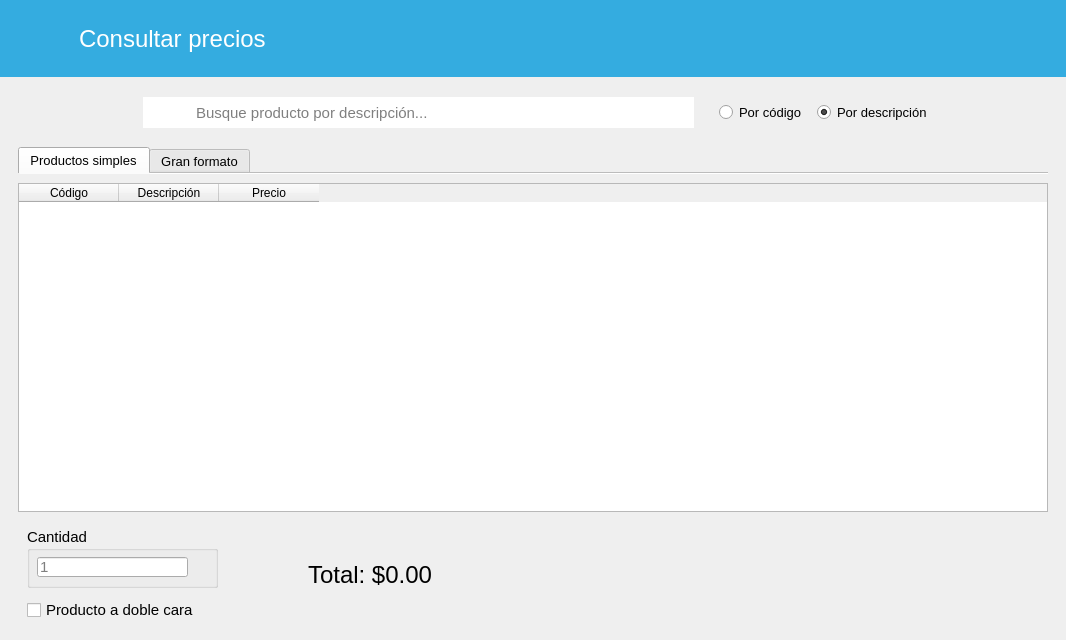
<?xml version="1.0" encoding="UTF-8"?>
<ui version="4.0">
 <class>ConsultarPrecios</class>
 <widget class="QMainWindow" name="ConsultarPrecios">
  <property name="geometry">
   <rect>
    <x>0</x>
    <y>0</y>
    <width>1066</width>
    <height>640</height>
   </rect>
  </property>
  <property name="windowTitle">
   <string>Consultar precios</string>
  </property>
  <property name="windowIcon">
   <iconset resource="../resources.qrc">
    <normaloff>:/img/icon.ico</normaloff>:/img/icon.ico</iconset>
  </property>
  <widget class="QWidget" name="centralwidget">
   <layout class="QVBoxLayout" name="verticalLayout_5">
    <property name="spacing">
     <number>0</number>
    </property>
    <property name="leftMargin">
     <number>0</number>
    </property>
    <property name="topMargin">
     <number>0</number>
    </property>
    <property name="rightMargin">
     <number>0</number>
    </property>
    <property name="bottomMargin">
     <number>0</number>
    </property>
    <item>
     <widget class="QFrame" name="frame">
      <property name="sizePolicy">
       <sizepolicy hsizetype="Expanding" vsizetype="Preferred">
        <horstretch>0</horstretch>
        <verstretch>0</verstretch>
       </sizepolicy>
      </property>
      <property name="styleSheet">
       <string notr="true">background-color: rgb(52, 172, 224);</string>
      </property>
      <property name="frameShadow">
       <enum>QFrame::Raised</enum>
      </property>
      <layout class="QVBoxLayout" name="verticalLayout_2">
       <property name="spacing">
        <number>0</number>
       </property>
       <property name="leftMargin">
        <number>0</number>
       </property>
       <property name="topMargin">
        <number>0</number>
       </property>
       <property name="rightMargin">
        <number>0</number>
       </property>
       <property name="bottomMargin">
        <number>0</number>
       </property>
       <item>
        <widget class="QFrame" name="frame_4">
         <property name="sizePolicy">
          <sizepolicy hsizetype="Maximum" vsizetype="Preferred">
           <horstretch>0</horstretch>
           <verstretch>0</verstretch>
          </sizepolicy>
         </property>
         <property name="styleSheet">
          <string notr="true">QFrame { border:none; }
background-color: rgb(52, 172, 224);</string>
         </property>
         <property name="frameShadow">
          <enum>QFrame::Raised</enum>
         </property>
         <layout class="QHBoxLayout" name="horizontalLayout">
          <property name="spacing">
           <number>20</number>
          </property>
          <property name="leftMargin">
           <number>18</number>
          </property>
          <property name="topMargin">
           <number>18</number>
          </property>
          <property name="rightMargin">
           <number>18</number>
          </property>
          <property name="bottomMargin">
           <number>18</number>
          </property>
          <item>
           <widget class="QLabel" name="label_5">
            <property name="minimumSize">
             <size>
              <width>41</width>
              <height>41</height>
             </size>
            </property>
            <property name="maximumSize">
             <size>
              <width>41</width>
              <height>41</height>
             </size>
            </property>
            <property name="cursor">
             <cursorShape>PointingHandCursor</cursorShape>
            </property>
            <property name="styleSheet">
             <string notr="true"/>
            </property>
            <property name="pixmap">
             <pixmap resource="../resources.qrc">:/img/resources/images/package.png</pixmap>
            </property>
            <property name="scaledContents">
             <bool>true</bool>
            </property>
           </widget>
          </item>
          <item>
           <widget class="QLabel" name="label">
            <property name="minimumSize">
             <size>
              <width>201</width>
              <height>41</height>
             </size>
            </property>
            <property name="font">
             <font>
              <pointsize>18</pointsize>
             </font>
            </property>
            <property name="styleSheet">
             <string notr="true">color: rgb(255, 255, 255);</string>
            </property>
            <property name="text">
             <string>Consultar precios</string>
            </property>
           </widget>
          </item>
         </layout>
        </widget>
       </item>
      </layout>
     </widget>
    </item>
    <item alignment="Qt::AlignHCenter">
     <widget class="QFrame" name="frame_5">
      <property name="frameShadow">
       <enum>QFrame::Raised</enum>
      </property>
      <layout class="QHBoxLayout" name="horizontalLayout_2">
       <property name="spacing">
        <number>0</number>
       </property>
       <property name="leftMargin">
        <number>18</number>
       </property>
       <property name="topMargin">
        <number>20</number>
       </property>
       <property name="bottomMargin">
        <number>10</number>
       </property>
       <item>
        <widget class="QLabel" name="label_2">
         <property name="minimumSize">
          <size>
           <width>51</width>
           <height>31</height>
          </size>
         </property>
         <property name="maximumSize">
          <size>
           <width>51</width>
           <height>31</height>
          </size>
         </property>
         <property name="styleSheet">
          <string notr="true">image: url(:/img/resources/images/magnifier.png);
background-color: rgb(255, 255, 255);</string>
         </property>
         <property name="text">
          <string/>
         </property>
        </widget>
       </item>
       <item>
        <widget class="QLineEdit" name="searchBar">
         <property name="minimumSize">
          <size>
           <width>500</width>
           <height>31</height>
          </size>
         </property>
         <property name="maximumSize">
          <size>
           <width>500</width>
           <height>31</height>
          </size>
         </property>
         <property name="font">
          <font>
           <pointsize>11</pointsize>
          </font>
         </property>
         <property name="frame">
          <bool>false</bool>
         </property>
         <property name="placeholderText">
          <string>Busque producto por descripción...</string>
         </property>
        </widget>
       </item>
       <item>
        <spacer name="horizontalSpacer">
         <property name="orientation">
          <enum>Qt::Horizontal</enum>
         </property>
         <property name="sizeHint" stdset="0">
          <size>
           <width>25</width>
           <height>20</height>
          </size>
         </property>
        </spacer>
       </item>
       <item>
        <widget class="QRadioButton" name="btCodigo">
         <property name="font">
          <font>
           <pointsize>10</pointsize>
          </font>
         </property>
         <property name="text">
          <string>Por código</string>
         </property>
         <property name="checked">
          <bool>false</bool>
         </property>
         <attribute name="buttonGroup">
          <string notr="true">groupButtonFiltro</string>
         </attribute>
        </widget>
       </item>
       <item>
        <spacer name="horizontalSpacer_2">
         <property name="orientation">
          <enum>Qt::Horizontal</enum>
         </property>
         <property name="sizeHint" stdset="0">
          <size>
           <width>10</width>
           <height>20</height>
          </size>
         </property>
        </spacer>
       </item>
       <item>
        <widget class="QRadioButton" name="btDescripcion">
         <property name="font">
          <font>
           <pointsize>10</pointsize>
          </font>
         </property>
         <property name="text">
          <string>Por descripción</string>
         </property>
         <property name="checked">
          <bool>true</bool>
         </property>
         <attribute name="buttonGroup">
          <string notr="true">groupButtonFiltro</string>
         </attribute>
        </widget>
       </item>
      </layout>
     </widget>
    </item>
    <item>
     <widget class="QFrame" name="frame_2">
      <property name="sizePolicy">
       <sizepolicy hsizetype="Expanding" vsizetype="Expanding">
        <horstretch>0</horstretch>
        <verstretch>0</verstretch>
       </sizepolicy>
      </property>
      <property name="frameShadow">
       <enum>QFrame::Raised</enum>
      </property>
      <layout class="QVBoxLayout" name="verticalLayout_3">
       <property name="spacing">
        <number>0</number>
       </property>
       <property name="leftMargin">
        <number>18</number>
       </property>
       <property name="rightMargin">
        <number>18</number>
       </property>
       <property name="bottomMargin">
        <number>0</number>
       </property>
       <item>
        <widget class="QTabWidget" name="tabWidget">
         <property name="font">
          <font>
           <pointsize>10</pointsize>
          </font>
         </property>
         <property name="currentIndex">
          <number>0</number>
         </property>
         <property name="documentMode">
          <bool>true</bool>
         </property>
         <widget class="QWidget" name="tab_productos">
          <attribute name="title">
           <string>Productos simples</string>
          </attribute>
          <layout class="QVBoxLayout" name="verticalLayout">
           <property name="leftMargin">
            <number>0</number>
           </property>
           <property name="rightMargin">
            <number>0</number>
           </property>
           <item>
            <widget class="TablaDatos" name="tabla_seleccionar">
             <property name="minimumSize">
              <size>
               <width>0</width>
               <height>301</height>
              </size>
             </property>
             <column>
              <property name="text">
               <string>Código</string>
              </property>
             </column>
             <column>
              <property name="text">
               <string>Descripción</string>
              </property>
             </column>
             <column>
              <property name="text">
               <string>Precio</string>
              </property>
             </column>
            </widget>
           </item>
           <item alignment="Qt::AlignLeft|Qt::AlignBottom">
            <widget class="QFrame" name="frame_3">
             <property name="sizePolicy">
              <sizepolicy hsizetype="Expanding" vsizetype="Expanding">
               <horstretch>0</horstretch>
               <verstretch>0</verstretch>
              </sizepolicy>
             </property>
             <property name="font">
              <font>
               <pointsize>10</pointsize>
              </font>
             </property>
             <property name="frameShadow">
              <enum>QFrame::Raised</enum>
             </property>
             <layout class="QGridLayout" name="gridLayout">
              <property name="horizontalSpacing">
               <number>90</number>
              </property>
              <property name="verticalSpacing">
               <number>10</number>
              </property>
              <item row="0" column="0">
               <widget class="QGroupBox" name="groupBox">
                <property name="sizePolicy">
                 <sizepolicy hsizetype="Fixed" vsizetype="Fixed">
                  <horstretch>0</horstretch>
                  <verstretch>0</verstretch>
                 </sizepolicy>
                </property>
                <property name="minimumSize">
                 <size>
                  <width>191</width>
                  <height>61</height>
                 </size>
                </property>
                <property name="font">
                 <font>
                  <pointsize>11</pointsize>
                 </font>
                </property>
                <property name="title">
                 <string>Cantidad</string>
                </property>
                <widget class="QLineEdit" name="txtCantidad">
                 <property name="geometry">
                  <rect>
                   <x>10</x>
                   <y>30</y>
                   <width>151</width>
                   <height>20</height>
                  </rect>
                 </property>
                 <property name="font">
                  <font>
                   <pointsize>11</pointsize>
                  </font>
                 </property>
                 <property name="readOnly">
                  <bool>false</bool>
                 </property>
                 <property name="placeholderText">
                  <string>1</string>
                 </property>
                </widget>
               </widget>
              </item>
              <item row="1" column="0">
               <widget class="QCheckBox" name="checkDuplex">
                <property name="font">
                 <font>
                  <pointsize>11</pointsize>
                 </font>
                </property>
                <property name="text">
                 <string>Producto a doble cara</string>
                </property>
               </widget>
              </item>
              <item row="0" column="1" rowspan="2">
               <widget class="QLabel" name="lbTotalSimple">
                <property name="minimumSize">
                 <size>
                  <width>0</width>
                  <height>40</height>
                 </size>
                </property>
                <property name="font">
                 <font>
                  <pointsize>18</pointsize>
                 </font>
                </property>
                <property name="text">
                 <string>Total: $0.00</string>
                </property>
               </widget>
              </item>
             </layout>
            </widget>
           </item>
          </layout>
         </widget>
         <widget class="QWidget" name="tab_granformato">
          <attribute name="title">
           <string>Gran formato</string>
          </attribute>
          <layout class="QVBoxLayout" name="verticalLayout_4">
           <property name="leftMargin">
            <number>0</number>
           </property>
           <property name="rightMargin">
            <number>0</number>
           </property>
           <item>
            <widget class="TablaDatos" name="tabla_granformato">
             <property name="minimumSize">
              <size>
               <width>0</width>
               <height>301</height>
              </size>
             </property>
             <column>
              <property name="text">
               <string>Código</string>
              </property>
             </column>
             <column>
              <property name="text">
               <string>Descripción</string>
              </property>
             </column>
             <column>
              <property name="text">
               <string>Mínimo m²</string>
              </property>
             </column>
             <column>
              <property name="text">
               <string>Precio (m²)</string>
              </property>
             </column>
            </widget>
           </item>
           <item alignment="Qt::AlignLeft|Qt::AlignBottom">
            <widget class="QFrame" name="frame_6">
             <property name="sizePolicy">
              <sizepolicy hsizetype="Expanding" vsizetype="Expanding">
               <horstretch>0</horstretch>
               <verstretch>0</verstretch>
              </sizepolicy>
             </property>
             <property name="font">
              <font>
               <pointsize>10</pointsize>
              </font>
             </property>
             <property name="frameShadow">
              <enum>QFrame::Raised</enum>
             </property>
             <layout class="QGridLayout" name="gridLayout_2">
              <property name="rightMargin">
               <number>0</number>
              </property>
              <property name="bottomMargin">
               <number>5</number>
              </property>
              <property name="horizontalSpacing">
               <number>90</number>
              </property>
              <item row="0" column="0">
               <widget class="QGroupBox" name="groupBox_4">
                <property name="sizePolicy">
                 <sizepolicy hsizetype="Fixed" vsizetype="Fixed">
                  <horstretch>0</horstretch>
                  <verstretch>0</verstretch>
                 </sizepolicy>
                </property>
                <property name="minimumSize">
                 <size>
                  <width>245</width>
                  <height>89</height>
                 </size>
                </property>
                <property name="font">
                 <font>
                  <pointsize>11</pointsize>
                 </font>
                </property>
                <property name="title">
                 <string>Medidas</string>
                </property>
                <layout class="QGridLayout" name="gridLayout_3">
                 <item row="0" column="0">
                  <widget class="QLabel" name="label_3">
                   <property name="font">
                    <font>
                     <pointsize>11</pointsize>
                    </font>
                   </property>
                   <property name="text">
                    <string>Ancho:</string>
                   </property>
                  </widget>
                 </item>
                 <item row="0" column="1">
                  <widget class="QLineEdit" name="txtAncho">
                   <property name="font">
                    <font>
                     <pointsize>11</pointsize>
                    </font>
                   </property>
                  </widget>
                 </item>
                 <item row="0" column="2">
                  <widget class="QRadioButton" name="btAnchoCm">
                   <property name="font">
                    <font>
                     <pointsize>11</pointsize>
                    </font>
                   </property>
                   <property name="text">
                    <string>cm</string>
                   </property>
                   <property name="checked">
                    <bool>false</bool>
                   </property>
                   <property name="autoExclusive">
                    <bool>true</bool>
                   </property>
                   <attribute name="buttonGroup">
                    <string notr="true">groupButtonAncho</string>
                   </attribute>
                  </widget>
                 </item>
                 <item row="0" column="3">
                  <widget class="QRadioButton" name="btAnchoM">
                   <property name="font">
                    <font>
                     <pointsize>11</pointsize>
                    </font>
                   </property>
                   <property name="text">
                    <string>m</string>
                   </property>
                   <property name="checked">
                    <bool>true</bool>
                   </property>
                   <property name="autoExclusive">
                    <bool>true</bool>
                   </property>
                   <attribute name="buttonGroup">
                    <string notr="true">groupButtonAncho</string>
                   </attribute>
                  </widget>
                 </item>
                 <item row="1" column="0">
                  <widget class="QLabel" name="label_4">
                   <property name="font">
                    <font>
                     <pointsize>11</pointsize>
                    </font>
                   </property>
                   <property name="text">
                    <string>Alto:</string>
                   </property>
                  </widget>
                 </item>
                 <item row="1" column="1">
                  <widget class="QLineEdit" name="txtAlto">
                   <property name="font">
                    <font>
                     <pointsize>11</pointsize>
                    </font>
                   </property>
                  </widget>
                 </item>
                 <item row="1" column="2">
                  <widget class="QRadioButton" name="btAltoCm">
                   <property name="font">
                    <font>
                     <pointsize>11</pointsize>
                    </font>
                   </property>
                   <property name="text">
                    <string>cm</string>
                   </property>
                   <property name="checked">
                    <bool>false</bool>
                   </property>
                   <property name="autoExclusive">
                    <bool>true</bool>
                   </property>
                   <attribute name="buttonGroup">
                    <string notr="true">groupButtonAlto</string>
                   </attribute>
                  </widget>
                 </item>
                 <item row="1" column="3">
                  <widget class="QRadioButton" name="btAltoM">
                   <property name="font">
                    <font>
                     <pointsize>11</pointsize>
                    </font>
                   </property>
                   <property name="text">
                    <string>m</string>
                   </property>
                   <property name="checked">
                    <bool>true</bool>
                   </property>
                   <property name="autoExclusive">
                    <bool>true</bool>
                   </property>
                   <attribute name="buttonGroup">
                    <string notr="true">groupButtonAlto</string>
                   </attribute>
                  </widget>
                 </item>
                </layout>
               </widget>
              </item>
              <item row="0" column="1">
               <widget class="QLabel" name="lbTotalGranFormato">
                <property name="minimumSize">
                 <size>
                  <width>0</width>
                  <height>40</height>
                 </size>
                </property>
                <property name="maximumSize">
                 <size>
                  <width>16777215</width>
                  <height>40</height>
                 </size>
                </property>
                <property name="font">
                 <font>
                  <pointsize>18</pointsize>
                 </font>
                </property>
                <property name="text">
                 <string>Total: $0.00</string>
                </property>
               </widget>
              </item>
             </layout>
            </widget>
           </item>
          </layout>
         </widget>
        </widget>
       </item>
      </layout>
     </widget>
    </item>
   </layout>
  </widget>
 </widget>
 <customwidgets>
  <customwidget>
   <class>TablaDatos</class>
   <extends>QTableWidget</extends>
   <header>utils.mywidgets.h</header>
  </customwidget>
 </customwidgets>
 <resources>
  <include location="../resources.qrc"/>
  <include location="../resources.qrc"/>
 </resources>
 <connections/>
 <buttongroups>
  <buttongroup name="groupButtonAlto"/>
  <buttongroup name="groupButtonAncho"/>
  <buttongroup name="groupButtonFiltro"/>
 </buttongroups>
</ui>
